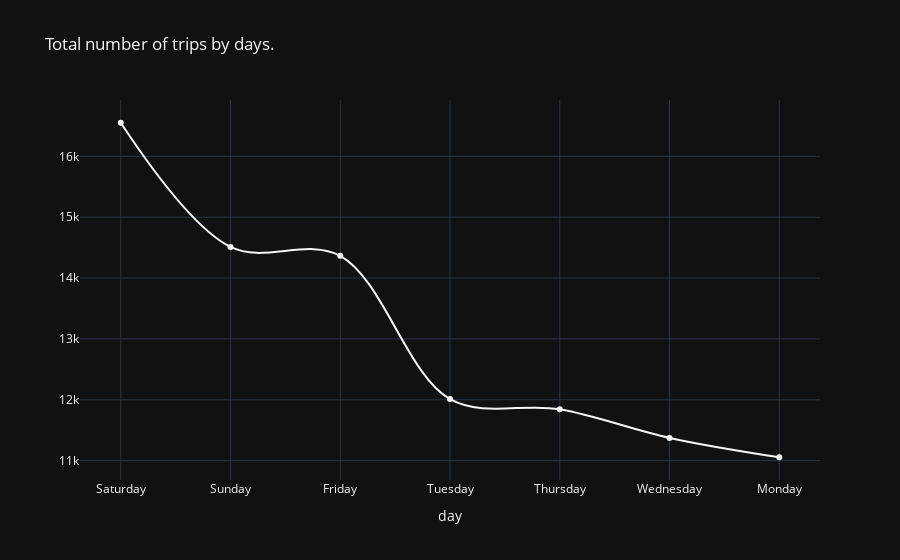

Here is the notebook cell this chart was saved with:
### Code cell
px.line(q_4 ,
x = 'day' , 
y='number_of_trips' , 
line_shape="spline" ,
color_discrete_sequence=['whitesmoke'],
template='plotly_dark',
markers="markers" ,
hover_name='number_of_trips' ,
labels={'number_of_trips':''},
title="Total number of trips by days.")

### Figure 1 — Plotly figure (JSON) as saved in the notebook; plotly's stock layout.template omitted (floating-point values rounded to 4 significant figures)
{"data": [{"hovertemplate": "<b>%{hovertext}</b><br><br>day=%{x}<br>=%{y}<extra></extra>", "hovertext": [16552, 14511, 14366, 12011, 11844, 11373, 11055], "legendgroup": "", "line": {"color": "whitesmoke", "dash": "solid", "shape": "spline"}, "marker": {"symbol": "circle"}, "mode": "markers+lines", "name": "", "orientation": "v", "showlegend": false, "type": "scatter", "x": ["Saturday", "Sunday", "Friday", "Tuesday", "Thursday", "Wednesday", "Monday"], "xaxis": "x", "y": [16552, 14511, 14366, 12011, 11844, 11373, 11055], "yaxis": "y"}], "layout": {"legend": {"tracegroupgap": 0}, "title": {"text": "Total number of trips by days."}, "xaxis": {"anchor": "y", "domain": [0, 1], "title": {"text": "day"}}, "yaxis": {"anchor": "x", "domain": [0, 1], "title": {"text": ""}}}}
